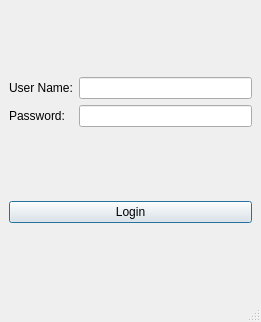
<?xml version="1.0" encoding="UTF-8"?>
<ui version="4.0">
 <class>MainWindow</class>
 <widget class="QMainWindow" name="MainWindow">
  <property name="geometry">
   <rect>
    <x>0</x>
    <y>0</y>
    <width>261</width>
    <height>322</height>
   </rect>
  </property>
  <property name="windowTitle">
   <string>MainWindow</string>
  </property>
  <widget class="QWidget" name="centralwidget">
   <layout class="QGridLayout" name="gridLayout">
    <item row="1" column="0" colspan="2">
     <widget class="QPushButton" name="btn_login">
      <property name="text">
       <string>Login</string>
      </property>
      <property name="autoDefault">
       <bool>false</bool>
      </property>
      <property name="default">
       <bool>true</bool>
      </property>
     </widget>
    </item>
    <item row="0" column="0">
     <layout class="QVBoxLayout" name="verticalLayout_2">
      <item>
       <widget class="QLabel" name="label_name">
        <property name="text">
         <string>User Name:</string>
        </property>
       </widget>
      </item>
      <item>
       <widget class="QLabel" name="label_pwd">
        <property name="text">
         <string>Password:</string>
        </property>
       </widget>
      </item>
     </layout>
    </item>
    <item row="0" column="1">
     <layout class="QVBoxLayout" name="verticalLayout">
      <item>
       <widget class="QLineEdit" name="line_user_name"/>
      </item>
      <item>
       <widget class="QLineEdit" name="line_passwd">
        <property name="echoMode">
         <enum>QLineEdit::Password</enum>
        </property>
        <property name="readOnly">
         <bool>false</bool>
        </property>
       </widget>
      </item>
     </layout>
    </item>
   </layout>
  </widget>
  <widget class="QMenuBar" name="menubar">
   <property name="geometry">
    <rect>
     <x>0</x>
     <y>0</y>
     <width>261</width>
     <height>21</height>
    </rect>
   </property>
  </widget>
  <widget class="QStatusBar" name="statusbar"/>
 </widget>
 <resources/>
 <connections/>
</ui>
